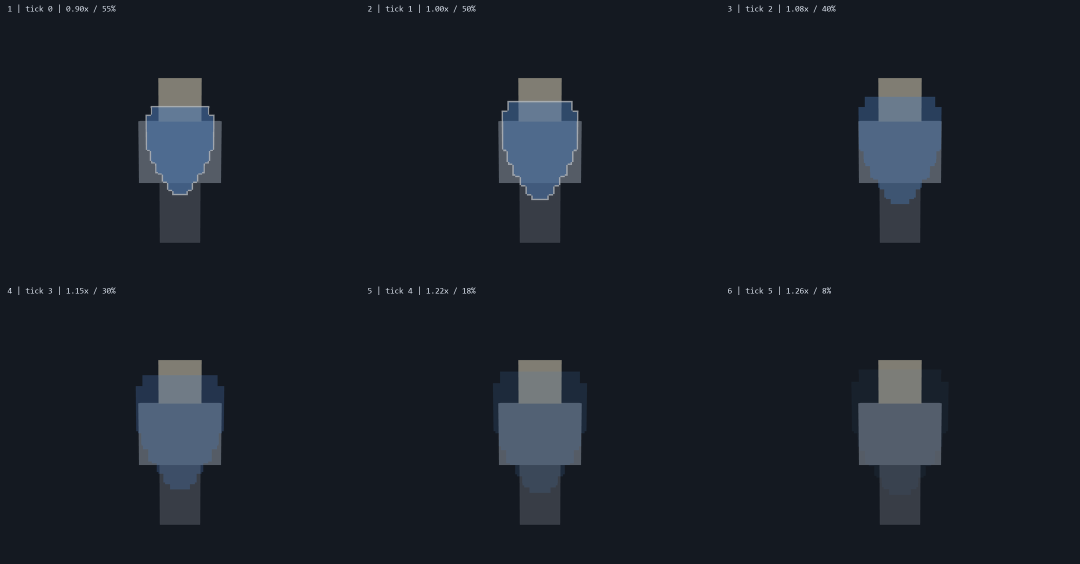
#> input picture mobs-src/props/knight_ghost_shield_sheet.png, 2160 x 1128 px (shown at 1/2 size)
$ python -i ember_shell_ship.py   (imports and definitions only)
#> lines starting #> are read from the running program, lines starting #| are printed output that depends on the picture
#> further down, picture is the input picture: PIL image 2160x1128 RGB; mean R, G, B 26.3, 32.1, 41
#!/usr/bin/env python3
"""Ember Shell egg shipping: writes the egg's item models, item definitions and textures into the pack.

Durable and re-runnable. Reads the artist's finished Java models and tier atlases (the
`shipping/` folder of the egg delivery, `models/effect/*.json` and `textures/effect/*.png`) and
writes, under `src/assets/legendcraft/`:

    items/classes/ember_shell_egg_<r>_tier_<t>.json             finished egg, r ribbons, heat tier t
    items/classes/ember_shell_form_<r>_tier_<t>_<nn>.json       form state nn (00..10)
    models/item/classes/<same>.json                             the geometry
    textures/item/classes/ember_shell_egg_tier_<t>.png          the tier atlas, pixelated

The delivered models are authored with the caster's feet at the model origin and reach past the
item model's [-16, 32] element box, which the 26.1.2 client refuses ("specifier exceeds the
allowed boundaries"). Every coordinate (`from`, `to`, rotation `origin`) is drawn at half size and
moved by +8 so the feet sit on the display's own origin; the plugin draws the display at twice the
egg's size to restore it. Rotation angles, UVs and faces are unchanged. A model that still
overruns the box is refused.

The delivered atlases paint about 100 texels per block, smooth gradients included, which reads as
clean against the roster's block-scale art. Each 512 x 1024 atlas is drawn at 176 x 352, about a
third of its size and 35 texels per block, the glyphs still crisp; both sides are multiples of 16
so the atlas never caps the client's mipmapping. Every cell takes the median alpha of the texels
it covers, so the faint inner faces keep their alpha and a cell on a face edge stays either drawn
or clear, and the mean colour of its drawn texels. The colours are then cut to 20 per atlas with
no dithering, so the gradients fall into hard steps. UVs are unchanged; the item model scales them
to whatever size the atlas is.

    python mobs-src/props/ember_shell_ship.py <delivery>/shipping
"""

from __future__ import annotations

import json
import os
import re
import sys

from PIL import Image

HERE = os.path.dirname(os.path.abspath(__file__))
REPO_ROOT = os.path.dirname(os.path.dirname(HERE))
ASSETS = os.path.join(REPO_ROOT, "src", "assets", "legendcraft")
ITEMS_DIR = os.path.join(ASSETS, "items", "classes")
MODELS_DIR = os.path.join(ASSETS, "models", "item", "classes")
TEXTURES_DIR = os.path.join(ASSETS, "textures", "item", "classes")

SHRINK = 2.0
CENTRE = 8.0
BOX_MIN, BOX_MAX = -16.0, 32.0
PRECISION = 6
ATLAS_SIZE = (176, 352)
ATLAS_COLOURS = 20

FINISHED = re.compile(r"^ember_shell_egg_(\d)_tier_(\d)\.json$")
FORM = re.compile(r"^form_a_egg_(\d)_tier_(\d)_(\d\d)\.json$")
ATLAS = re.compile(r"^egg_tier_(\d)\.png$")


def placed(value: float) -> float:
    return round(value / SHRINK + CENTRE, PRECISION)


# [27 lines left out: function ship_model, not called in this run]


def pixelate(source: Image.Image) -> Image.Image:
    rgba = source.convert("RGBA")
    width, height = rgba.size
#> width = 2160; height = 1128
    out_w, out_h = ATLAS_SIZE
    cells = Image.new("RGBA", ATLAS_SIZE)
#> cells: PIL image 176x352 RGBA; every value is 0
    texels, drawn = rgba.load(), cells.load()
    for y in range(out_h):
        y0, y1 = y * height // out_h, (y + 1) * height // out_h
        for x in range(out_w):
            x0, x1 = x * width // out_w, (x + 1) * width // out_w
            block = [texels[i, j] for i in range(x0, x1) for j in range(y0, y1)]
            alpha = sorted(texel[3] for texel in block)[len(block) // 2]
            if alpha == 0:
                drawn[x, y] = (0, 0, 0, 0)
                continue
            lit = [texel for texel in block if texel[3] > 0]
            drawn[x, y] = tuple(sum(texel[c] for texel in lit) // len(lit) for c in range(3)) + (alpha,)
    stepped = cells.convert("RGB").quantize(colors=ATLAS_COLOURS, method=Image.Quantize.MEDIANCUT,
                                           dither=Image.Dither.NONE).convert("RGB")
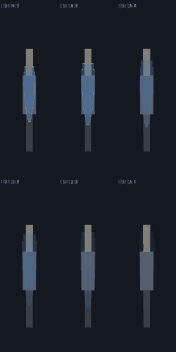
#> stepped: PIL image 176x352 RGB; mean R, G, B 26.3, 32.1, 41
    return Image.merge("RGBA", (*stepped.split(), cells.split()[3]))


# [38 lines left out: functions write_json, main, not called in this run]


# [2 lines not run here, left out]

>>> from PIL import Image
>>> picture = Image.open('knight_ghost_shield_sheet.png')
>>> result = pixelate(picture)

$ run again, on mobs-src/props/knight_horn_blast_render_timeline_sheet.png
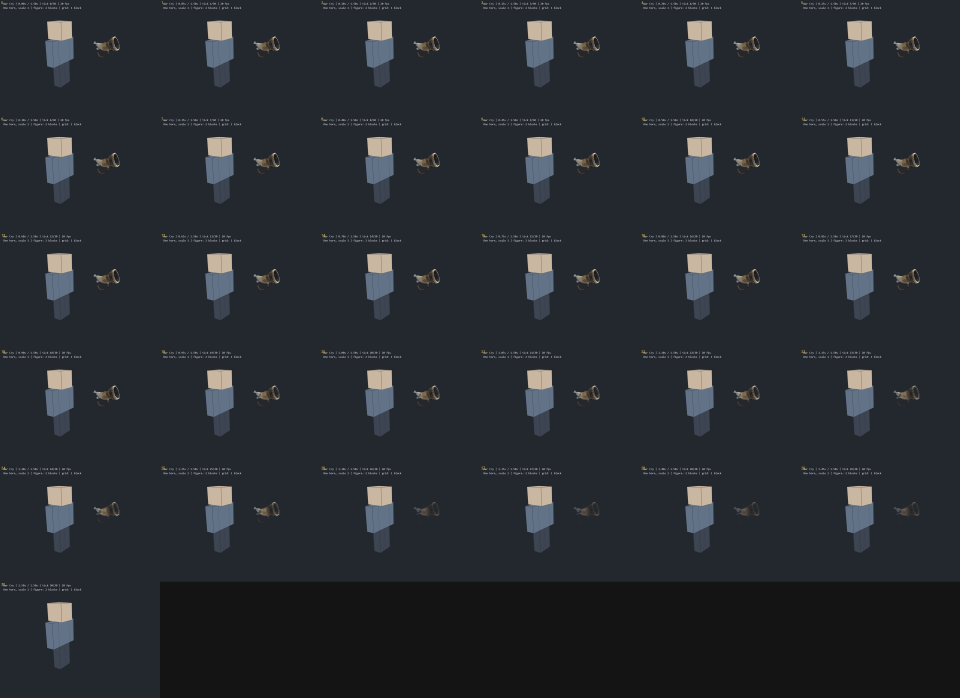
#> input picture mobs-src/props/knight_horn_blast_render_timeline_sheet.png, 2880 x 2094 px (shown at 1/3 size)
#> picture is the input picture: PIL image 2880x2094 RGB; mean R, G, B 39.8, 43.1, 48.8
#> cells: PIL image 176x352 RGBA; every value is 0
#> in pixelate, `stepped = cells.convert("RGB").quantize(colors=ATLAS_COLOURS, method=I..`:
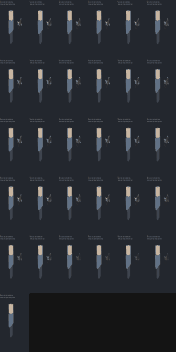
#> stepped: PIL image 176x352 RGB; mean R, G, B 39.5, 42.9, 48.8
